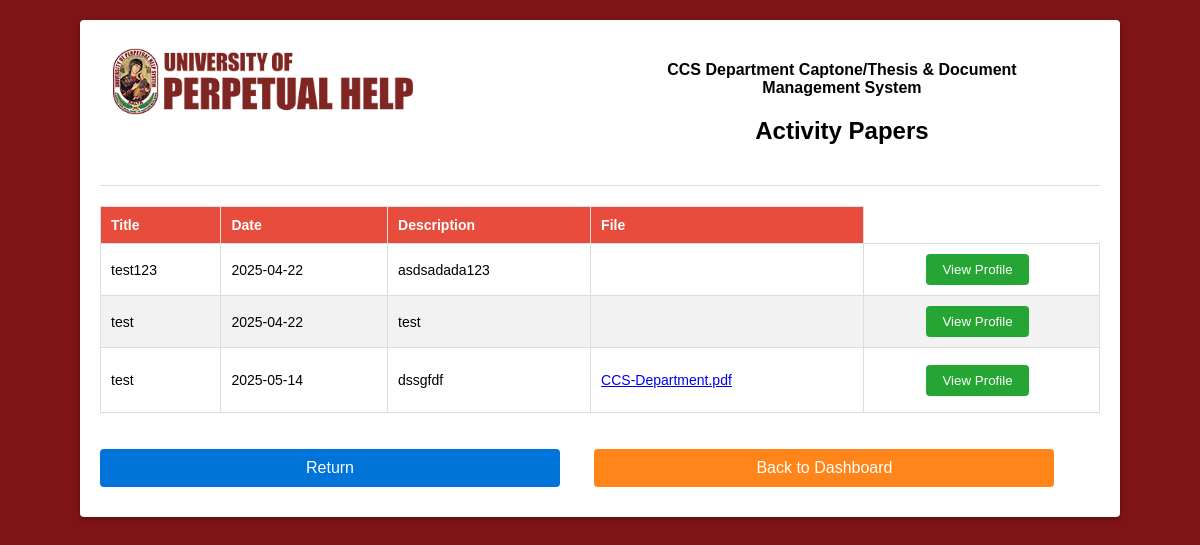
Screenshot of /activity_reports/view_activity_reports.php (signed in) with the database file from the repository.
### tables this page shows
CREATE TABLE `activityreports` (
  `id` int(255) NOT NULL,
  `activity_title` varchar(255) NOT NULL,
  `academic_year` varchar(255) NOT NULL,
  `activity_date` date NOT NULL,
  `activity_description` text NOT NULL,
  `posted_by` varchar(255) NOT NULL,
  `file_name` varchar(255) NOT NULL,
  `uploaded_at` text NOT NULL,
  `archive` tinyint(1) NOT NULL DEFAULT 0
);

### activity_reports/view_activity_reports.php (the view, shortened to what this page needs)
<!DOCTYPE html>
<html>
<head>
</head>
<?php
$conn = require '../db_connect.php';
$sql = "SELECT `activity_title`, `activity_date`, `activity_description`,`file_name` ,`uploaded_at`  FROM activityreports";
$result = $conn->query($sql);
?>
<body>
  <div class="searchemp-container">
    <div class="tophead1">
	<img src="img\perpetual-logo.png" />
	</div>
	<div class="tophead2">
	<h4>CCS Department Captone/Thesis & Document Management System</h4>
	<h2>Activity Papers</h2>
	</div>
	<hr>
<table class="table">
      <thead>
          <tr>
            <th>Title</th>
            <th>Date</th>
            <th>Description</th>
            <th>File</th>
          </tr>
      </thead>
      <tbody>
<?php while ($row = $result->fetch_assoc()):
     $filePath = "activity reports/" . $row["file_name"];
?>
  <div>
  <tr>
    <td><?php echo $row['activity_title']; ?></td>
    <td><?php echo $row['activity_date']; ?></td>
    <td><?php echo $row['activity_description']; ?></td>
    <td><?php echo "<p><a href='$filePath' target='_blank'>" . $row["file_name"] . "</a>";?></td>
    <form action="employeekeep.php" method="post">
    <td class="buttons"><button type="submit" value="view">View Profile</td>
    </form>
  </div>
<?php endwhile; ?>
</tbody>
</table>
    <br><br>
	<div style="width:46%; display:inline-block; m   argin-left: 15px; margin-right: 15px;">
	<a href="../dashboard.php" class="button returner">Return</a>
	</div>
	<div style="width:46%; display:inline-block; margin-left: 15px; margin-right: 15px;">
	<a href="../dashboard.php" class="button backtodash">Back to Dashboard</a>
	</div>
  </div>
</body>
</html>

### activity_reports/view_activity_reports.php (style rules this page uses)
body { font-family: Arial, sans-serif; background-color: #7F1416; margin-top: 20px; margin-bottom: 20px; padding: 0; display: flex; align-items: center; justify-content: center; }
.searchemp-container { background-color: #fff; border-radius: 4px; box-shadow: 0 2px 5px rgba(0, 0, 0, 0.3); padding: 20px; width: 1000px; }
.searchemp-container .tophead1 { width: 50%; display: inline-block; vertical-align: top; margin-left: 12.5px; margin-right: 12.5px; }
.searchemp-container .tophead2 { width: 40%; display: inline-block; vertical-align: top; margin-left: 12.5px; margin-right: 12.5px; }
.searchemp-container h2 { text-align: center; margin-bottom: 20px; }
.searchemp-container h4 { text-align: center; margin-bottom: 10px; }
.searchemp-container img { align: center; width: 60%; height: auto; }
.searchemp-container hr { border: none; height: 1px; background-color: #ddd; margin-top: 20px; margin-bottom: 20px; }
.searchemp-container table { width: 100%; border-collapse: collapse; font-family: sans-serif; font-size: 14px; }
.searchemp-container th, .searchemp-container td { padding: 10px; text-align: left; border: 1px solid #ddd; }
.searchemp-container th { background-color: #E74C3C; color: #fff; }
.searchemp-container tr:nth-child(even) { background-color: #f2f2f2; }
.searchemp-container .button { display: block; text-align: center; margin-bottom: 10px; padding: 10px; background-color: #4CAF50; color: #fff; text-decoration: none; border: none; border-radius: 4px; cursor: pointer; transition: background-color 0.3s ease; }
.searchemp-container .returner { background-color: #0074D9; }
.searchemp-container .backtodash { background-color: #ff851b; }
td.buttons { text-align: center; }
td.buttons button { padding: 8px 16px; margin-right: 8px; border: none; border-radius: 4px; background-color: #24A534; color: #fff; cursor: pointer; transition: background-color 0.3s ease; }

### rows the page displays
activityreports: activity_title "test123", activity_date "2025-04-22", activity_description "asdsadada123"
activityreports: activity_title "test", activity_date "2025-04-22", activity_description "test"
activityreports: activity_title "test", activity_date "2025-05-14", activity_description "dssgfdf", file_name "CCS-Department.pdf"
